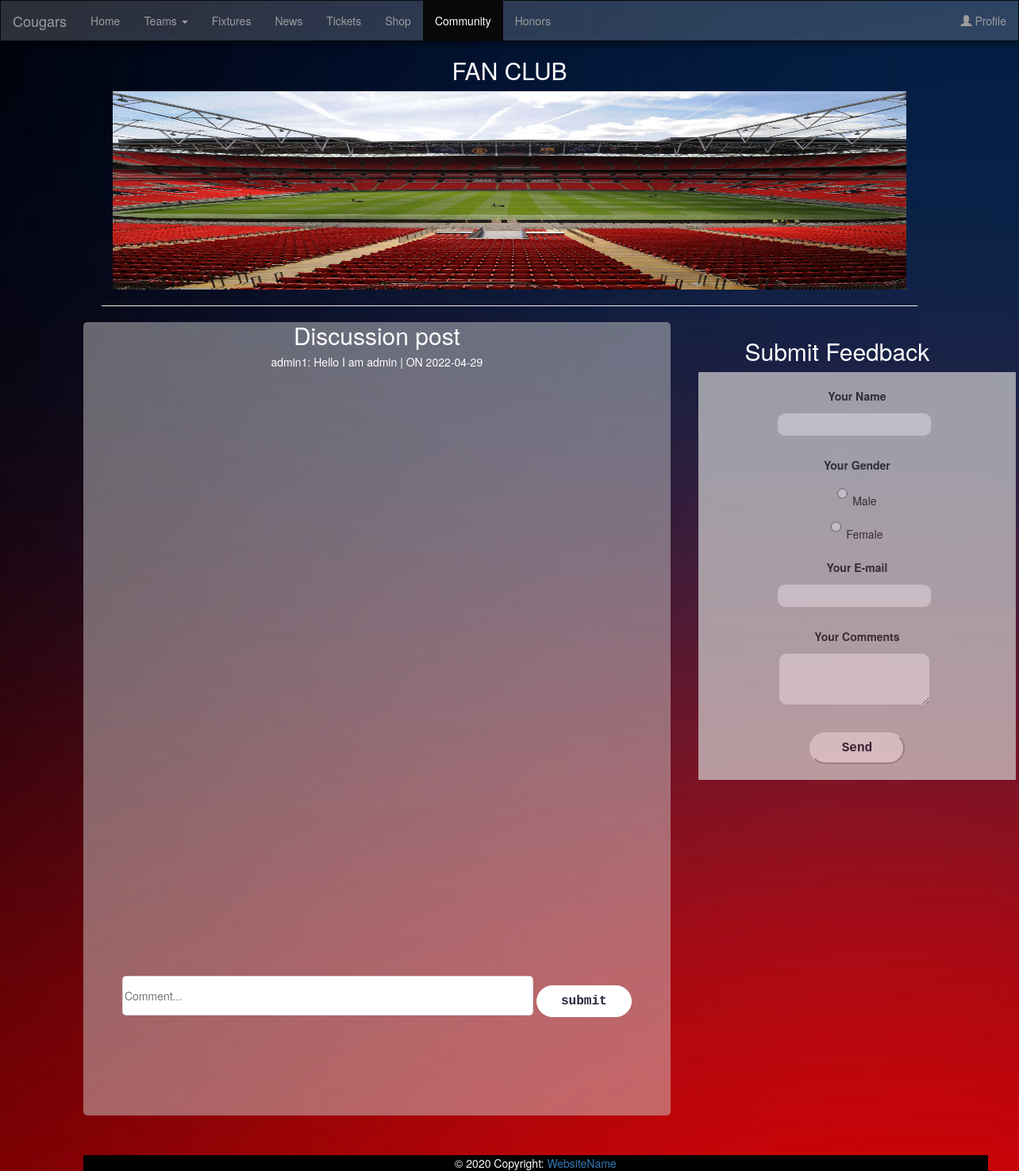
The app's page /community with its own data.
### tables this page shows
CREATE TABLE posts (
  username TEXT NOT NULL,
  dateposted DATE NOT NULL,
  body TEXT NOT NULL,
  FOREIGN KEY (username)
  REFERENCES users (username),
  PRIMARY KEY(username,dateposted)
);

### Sports-Club-Webserver/app.py (the view)
@app.route('/community', methods=['GET', 'POST'])
def getCommunity():
    if 'user' in session:
        user = session['user']
        role = session['role']
    else:
        user = None
        role = ""
    posts = functions.getPosts()
    return render_template('community.html', user=user, role=role, posts=posts)

### Sports-Club-Webserver/functions.py (called while the page is built)
def getPosts():
    conn = sqlite3.connect('database/430Group4.db')
    cursor = conn.cursor()
    cursor.execute("SELECT * from posts")
    res = cursor.fetchall()
    posts = []
    for row in res:
        posts.append(row)
    return posts

### templates/community.html (shortened to what this page needs)
<!DOCTYPE html>
<html lang="en">
  <head>
    <link
      rel="stylesheet"
      href="https://maxcdn.bootstrapcdn.com/bootstrap/3.4.1/css/bootstrap.min.css"
    />
    <link href="../static/css/community.css" rel="stylesheet" type="text/css"/>
  </head>
  <body>
    <div>
    <nav class="navbar navbar-inverse bringToFrontDiv">
      <div class="container-fluid">
        <div class="navbar-header">
          <a class="navbar-brand" href="/">Cougars</a>
        </div>
        <ul class="nav navbar-nav">
          <li ><a href="/">Home</a></li>
          <li class="dropdown">
            <a class="dropdown-toggle" data-toggle="dropdown" href="#"
              >Teams <span class="caret"></span
            ></a>
          </li>
          <li><a href="/fixtures">Fixtures</a></li>
          <li><a href="/news">News</a></li>
          <li><a href="/tickets">Tickets</a></li>
          <li><a href="/shop">Shop</a></li>
          <li class="active"><a href="#">Community</a></li>
          <li><a href="/honorsfb">Honors</a></li>
        </ul>
        <ul class="nav navbar-nav navbar-right">
          <li>
            {%if user is none%}
              <a href="/login">
                <span class="glyphicon glyphicon-user"></span> Profile</a
              >
              {%else%}
              <a href="/profile">
                <span class="glyphicon glyphicon-user"></span> {{user}}</a
              >
              {%endif%}
          </li>
        </ul>
      </div>
    </nav>
    <h2 class="text-center fw-bolder fan" >
        FAN CLUB
     <h4 class="">
        <img class="center-block" src="../static/css/images/field.jpeg" width="1000px" height="250px">
        <hr size="5px" class="link-light" width="80%">
      </h2>
      <div class="container">
        <div class="row">
          <div class="col-md-8">
            <h2 class="fw-bolder square text-center ">
              </span>Discussion post<span>
              <div class="form-field d-flex align-items-center h5 width=100px">
                {%for post in posts%}
                <h5>
                  <span>{{post[0]}}: {{post[2]}} | ON {{post[1]}} </span>
                </h5>
                {%endfor%}
                <br>
              <form action="/community/addPost" method="POST" autocomplete="off">
                <input
                type="text"
                name="body"
                id="Post"
                placeholder="Comment..."
                autocomplete="off"
                required
              />
                <button id="submit-button" class="button btn btn-default btn-xs" type="submit">submit</button>
              </form>
              </div>
            </h2>
          <div class="col-md-4">
            <h2 class="vote text-center">Submit Feedback</h2>
            <div class="rectangle2">
              <form class="feedback" action="https://formsubmit.co/430group4@gmail.com" method="POST">
                <label for="fullName">Your Name</label> <br>
                <input type="text" name="fullName" required><br><br>
                <label for="gender">Your Gender</label> <br>
                <input type="radio" name="gender" value="male" required>Male<br>
                <input type="radio" name="gender" value="female" required>Female<br><br>
                <label for="email">Your E-mail</label> <br>
                <input type="text" name="email" required><br>
                <br>
                <label for="comments">Your Comments</label> <br>
                <textarea name="comments" required></textarea><br><br>
                <button type="submit" class="btn-xs">Send</button>
            </form>
            </div>
          </div>
          </div>
        </div>
      <div class="footer-footer">
        <footer class="page-footer " class="navbar-fixed-footer">
      <div
        class="footer-copyright text-center py-3"
        class="navbar-fixed-bottom"
        style="background-color: black; color: white;"
      >
        © 2020 Copyright:
        <a> WebsiteName</a>
      </div>
        </footer>
       </div>
  </body>
</html>

### Sports-Club-Webserver/static/css/community.css (style rules this page uses)
html { min-height:100%; max-width:100%; }
.navbar { box-shadow: 0 0.3rem 0.4rem 4px rgb(0 0 0 / 25%); min-height:100%; height:3.7em; }
.bringToFrontDiv { background: rgba(219, 223, 230, 0.2); border-radius: 0; }
.fan, .vote { color: white; }
body { background-image: url('images/bg.jpeg'); background-repeat: no-repeat; background-attachment: fixed; background-size:cover; }
.square { height: 1000px; width: 800px; background-color: #d3d3d378; margin: 0%; opacity: 100%; color: white; fill-opacity:initial; border-radius: 5px; margin-bottom: 50px; }
#Post { color: black; width: 70%; height: 50px; margin-top: 100%; border-radius: 5px; }
.button { margin-top: 10px; }
.container { margin-left: 7%; margin-right: 7%; }
.col-md-8 { display:flex; flex-direction: row; column-gap: 2rem; width:100%; }
.feedback { width: 400px; background-color: #D3D3D3; text-align: center; padding: 20px; }
.feedback input, textarea { padding: 12px; margin: 6px 6px 6px 0; }
.rectangle2 { height: 500px; width: 400px; background-color: #D3D3D3; opacity: 70%; padding-right:5rem; border-radius: 10px; }
.btn-xs { width:12rem; height:40px; border-radius: 20px; color:hsl(234,22%,18%); cursor: pointer; font-family: 'Courier New', Courier, monospace; font-weight: 600; background:white; font-size: 16px; border-color: white; }
input, textarea { border-radius: 10px; border-width:1px; border-style:solid; border-color: rgba(168, 168, 168, 0.463); margin-bottom:1rem; }
input { height:3rem; }
.page-footer { margin-bottom:0; background-color: white; margin-top: auto; }
.footer-footer { margin-bottom:0; margin-top:auto; }

### records on screen
posts: username "admin1", body "Hello I am admin", dateposted "2022-04-29"
